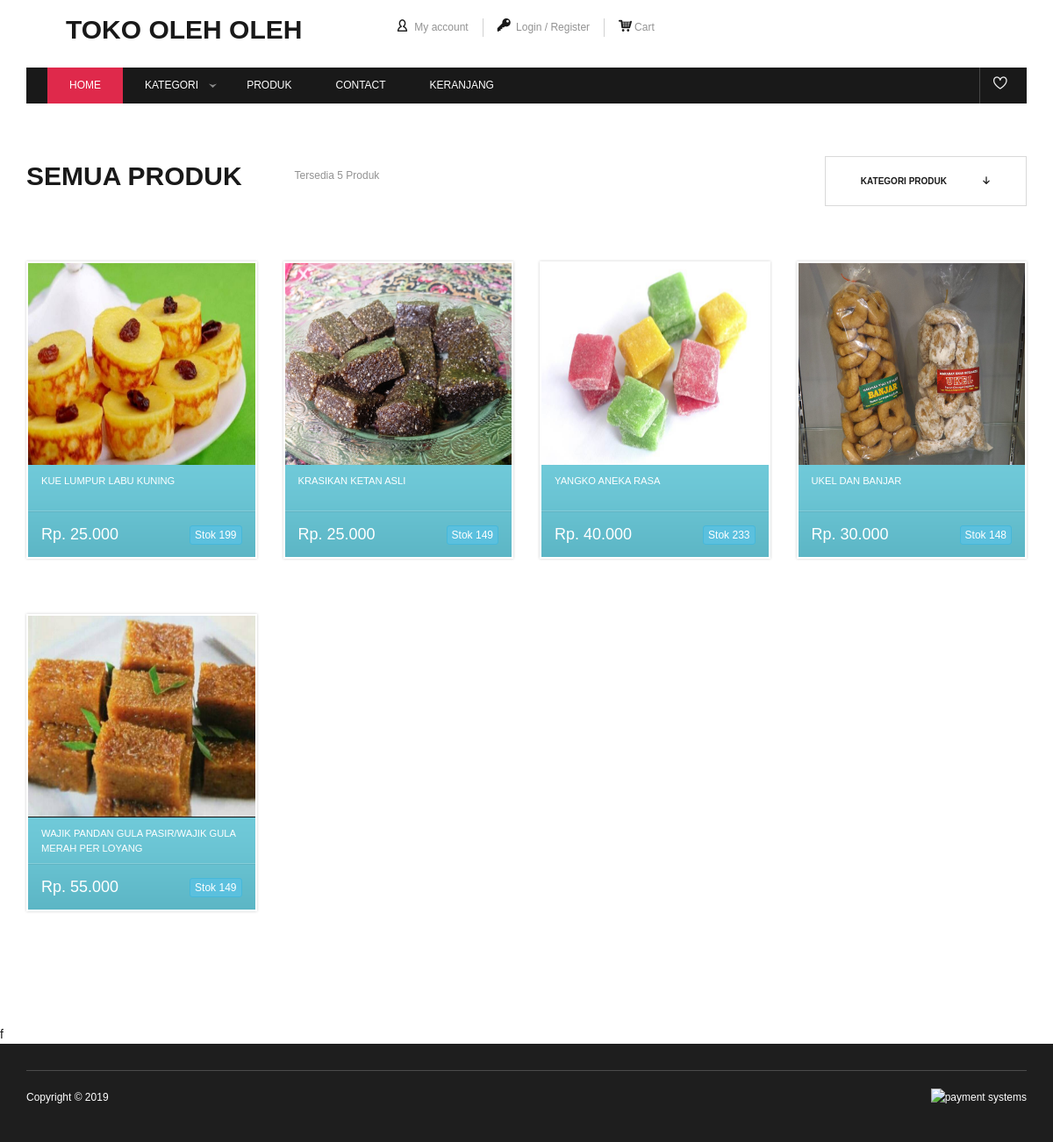
The page /product.php on the database its author committed.
### tables this page shows
CREATE TABLE `produk` (
  `id_produk` varchar(10) NOT NULL,
  `id_kat_produk` varchar(10) NOT NULL,
  `nama` varchar(100) NOT NULL,
  `harga` int(11) NOT NULL,
  `stok` int(11) NOT NULL,
  `gambar` text NOT NULL,
  `tanggal` datetime NOT NULL,
  `deskripsi` text NOT NULL,
  `berat` int(11) NOT NULL
);

### php/function.php (called while the page is built, shortened)
<?php
function rp($str){
    $jum = strlen($str);
    $jumtitik = ceil($jum/3);
    $balik = strrev($str);
    $awal = 0;
    $akhir = 3;
    for($x=0;$x<$jumtitik;$x++){
      $a[$x] = substr($balik,$awal,$akhir).".";
      $awal+=3;
    }
    $hasil = implode($a);
    $hasilakhir = strrev($hasil);
    $hasilakhir = substr($hasilakhir,1,$jum+$jumtitik);
    return "".$hasilakhir."";
}
?>

### product.php (the view, shortened to what this page needs)
<?php require 'header.php'; ?>
<?php
$BatasAwal = $contact['paging'];
    if (!empty($_GET['page'])) {
        $hal = $_GET['page'] - 1;
        $MulaiAwal = $BatasAwal * $hal;
    } else if (!empty($_GET['page']) and $_GET['page'] == 1) {
        $MulaiAwal = 0;
    } else if (empty($_GET['page'])) {
        $MulaiAwal = 0;
    }
if(empty($_GET['thiscategory'])){
    $pr=mysqli_query($con,"SELECT * FROM produk where stok>0 order by tanggal desc LIMIT $MulaiAwal , $BatasAwal ");
    $pg=mysqli_query($con,"SELECT * FROM produk where stok>0 ");
    $npr=mysqli_num_rows($pg);
    $cat="Semua Produk";
}
?>
        <div class="content">
            <div class="container">
                <div class="all-products-details">
                    <div class="row">
                        <div class="col-md-7"><h2><?php echo $cat; ?></h2><span class="products-avalabile">Tersedia <?php echo $npr; ?> Produk</span></div>
                        <div class="col-md-5">
                            <div class="sort-dropdown float-right">
                                <span>Kategori Produk<i class="icon-515" title="515"></i></span>
                            </div>
                        </div>
                    </div>
                </div>
                <div class="row">
                    <div class="col-md-12">
                        <div class="row">
                <?php while($dui=mysqli_fetch_array($pr)) { ?>
                            <div class="col-md-3 col-xs-4">
                                <div class="product">
                                    <div class="product-cover">
                                        <div class="product-cover-hover"><span><a href="detailproduct?thisproduct=<?php echo base64_encode($dui['id_produk']) ?>&nameproduct=<?php echo $dui['nama']; ?>">Detail</a></span></div>
                                        <img style="width:300px;height:230px;" src="control/<?php echo $dui['gambar']; ?>" alt="product name" />
                                    </div>
                                    <div class="product-details">
                                        <a href="detailproduct?thisproduct=<?php echo base64_encode($dui['id_produk']) ?>&nameproduct=<?php echo $dui['nama']; ?>"><h1 style="font-size:80%;"><?php echo $dui['nama']; ?></h1></a>
                                        <div class="product-price">
                                            <button style="float:right;" class="btn btn-xs btn-info">Stok <?php echo rp($dui['stok']); ?></button>
                                            <div style="font-size:18px;"><?php echo 'Rp. '. rp($dui['harga']); ?></div>
                                        </div>
                                    </div>
                                </div>
                            </div>
                <?php } ?>
                        </div>
                    </div>
                </div>
            </div>
        </div>
        f
<?php require 'footer.php'; ?>

### rows shown on the page
produk: gambar (picture), nama "KUE LUMPUR LABU KUNING", stok "199", harga "25.000"
produk: gambar (picture), nama "KRASIKAN KETAN ASLI", stok "149", harga "25.000"
produk: gambar (picture), nama "YANGKO ANEKA RASA", stok "233", harga "40.000"
produk: gambar (picture), nama "UKEL DAN BANJAR", stok "148", harga "30.000"
produk: gambar (picture), nama "WAJIK PANDAN GULA PASIR/WAJIK GULA MERAH PER LOYANG", stok "149", harga "55.000"

### other values the page prints
$cat "SEMUA PRODUK"
$npr "5"
